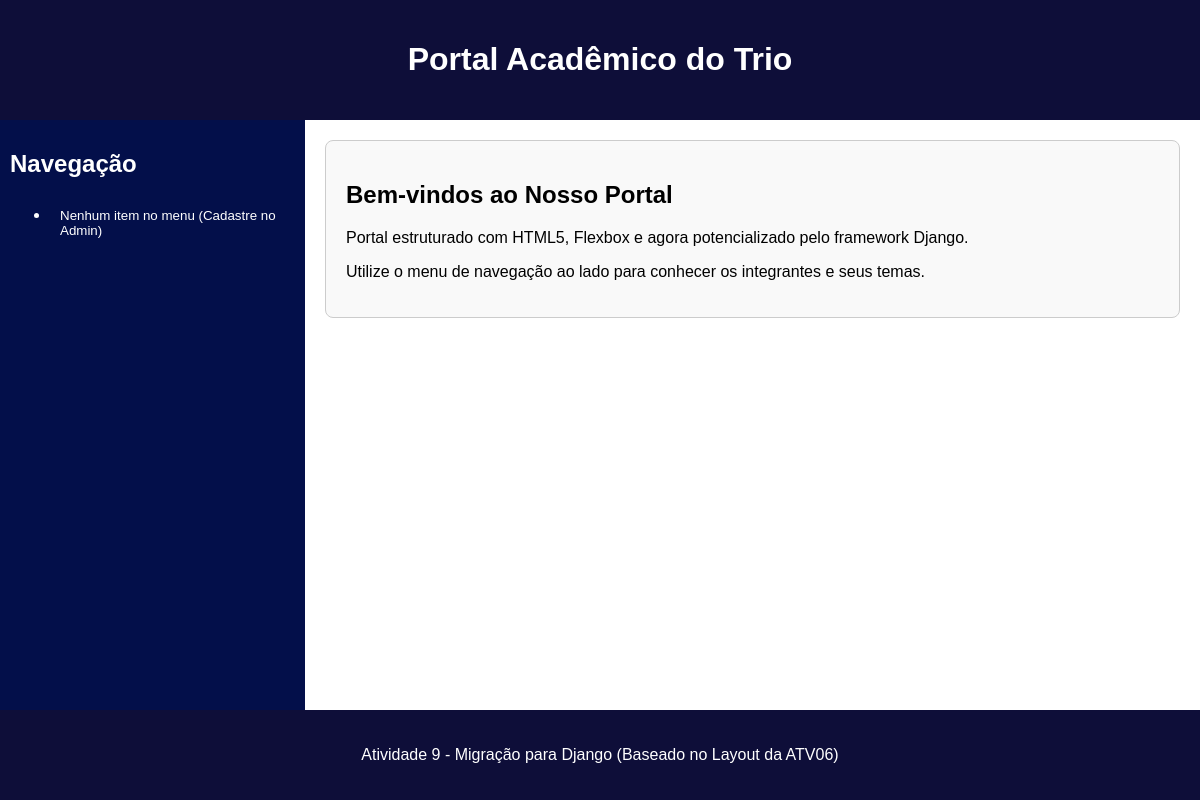
Before: / with the older database file.
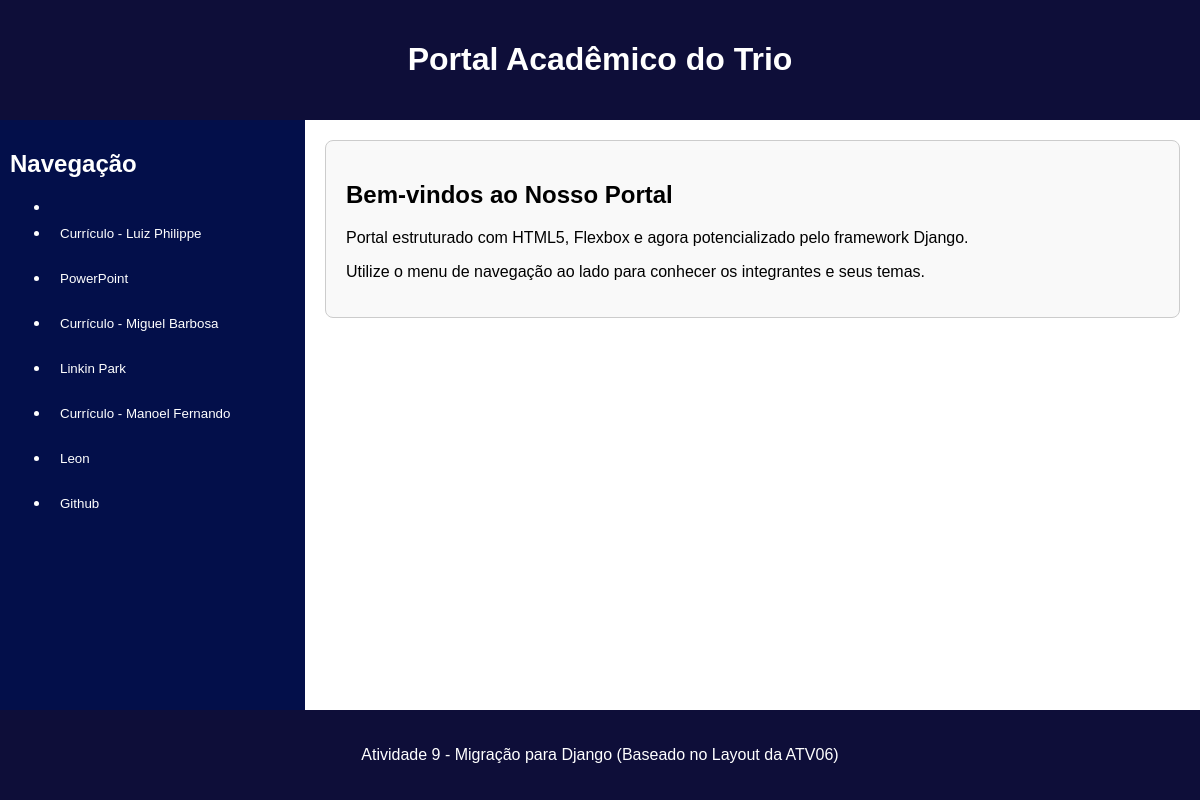
After: the same page with the newer database file.
### portal/models.py (models this page shows, shortened)
class Menu(models.Model):
    TIPO_DESTINO = (
        ('INTERNO', 'Conteúdo Interno'),
        ('EXTERNO', 'Link Externo'),
    )
    titulo = models.CharField(max_length=100)
    tipo_destino = models.CharField(max_length=7, choices=TIPO_DESTINO)
    ordem = models.IntegerField(default=0)
    ativo = models.BooleanField(default=True)
    conteudo = models.ForeignKey(
        Conteudo,
        on_delete=models.SET_NULL,
        null=True,
        blank=True
    )
    url_externa = models.URLField(max_length=200, null=True, blank=True)
    class Meta:
        ordering = ['ordem']

### portal/views.py (the view)
# urls.py: 2. Add a URL to urlpatterns:  path('', views.home, name='home')
def home(request):
    context = get_menu_context()
    context['pagina_atual'] = 'Início'
    return render(request, 'portal/home.html', context)

### portal/views.py (called while the page is built)
def get_menu_context():
    return {'menu_itens': Menu.objects.filter(ativo=True)}

### templates/portal/home.html (shortened to what this page needs)
{% extends 'portal/base.html' %}
{% block content %}
    <article class="cartao-conteudo">
        <h2>Bem-vindos ao Nosso Portal</h2>
        <p>Portal estruturado com HTML5, Flexbox e agora potencializado pelo framework Django.</p>
        <p>Utilize o menu de navegação ao lado para conhecer os integrantes e seus temas.</p>
    </article>
{% endblock %}

### templates/portal/base.html (shortened to what this page needs)
{% load static %}
<!DOCTYPE html>
<html lang="pt-br">
<head>
    <link rel="stylesheet" href="{% static 'css/style.css' %}">
</head>
<body>
    <header>
        <h1>Portal Acadêmico do Trio</h1>
    </header>
    <main class="container-principal">
        <nav>
            <h1 class="titulo-menu">Navegação</h1>
            <ul class="menu-django">
                {% for item in menu_itens %}
                    <li>
                        {% if item.tipo_destino == 'INTERNO' and item.conteudo %}
                            <button class="botao-nav" onclick="window.location.href='{% url 'conteudo_detalhe' item.conteudo.slug %}'">
                                {{ item.titulo }}
                            </button>
                        {% elif item.tipo_destino == 'EXTERNO' and item.url_externa %}
                            <button class="botao-nav" onclick="window.open('{{ item.url_externa }}', '_blank')">
                                {{ item.titulo }}
                            </button>
                        {% endif %}
                    </li>
                {% empty %}
                    <li><button class="botao-nav">Nenhum item no menu (Cadastre no Admin)</button></li>
                {% endfor %}
            </ul>
        </nav>
        <section id="conteudo">
            {% block content %}
            {% endblock %}
        </section>
    </main>
    <footer>
        <p>Atividade 9 - Migração para Django (Baseado no Layout da ATV06)</p>
    </footer>
</body>
</html>

### static/css/style.css (style rules this page uses)
body { margin: 0; font-family: sans-serif; display: flex; flex-direction: column; min-height: 100vh; }
.container-principal { display: flex; flex: 1; }
header, footer { background-color: #0e0e39; color: white; text-align: center; padding: 20px; }
nav { width: 25%; background-color: rgb(3, 15, 74); color: white; padding: 10px; }
.botao-nav { display: block; width: 100%; margin-bottom: 10px; padding: 10px; text-align: left; box-sizing: border-box; background: none; border: none; color: white; cursor: pointer; }
#conteudo { width: 75%; padding: 20px; }
.cartao-conteudo { background: #f9f9f9; padding: 20px; border-radius: 8px; border: 1px solid #ccc; }

Changed rows visible on the page:
added Menu: titulo "Currículo - Luiz Philippe"
added Menu: titulo "PowerPoint"
added Menu: titulo "Currículo - Miguel Barbosa"
added Menu: titulo "Linkin Park"
added Menu: titulo "Currículo - Manoel Fernando"
added Menu: titulo "Leon"
added Menu: titulo "Github"
Other visible differences:
text no longer shown: "Nenhum item no menu (Cadastre no Admin)"
